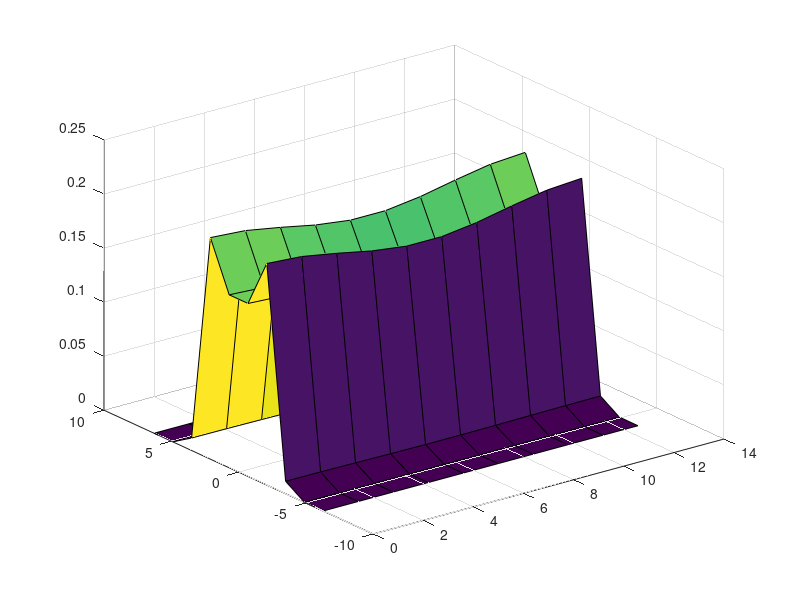

The MATLAB source for this figure: (Note: this script raises an error after producing the figure.)
%% Two stream instability simulation in one-dimensional case.
% Simulation is based on simultaneous numerical solution of Poisson and 
% Vlasov equations. 
%
% Find more information about numerical method and the example below in 
% the original paper - C.Z. Cheng and Georg Knorr "The Integration of the 
% Vlasov Equation in Configuration Space" // J. Comp. Phys. 22 (1976) 
% pp. 330-351 (DOI: 10.1016/0021-9991(76)90053-X)
% and its former improvement givenwrite in E. Sonnendrücker, J. Roche, 
% P. Bertrand, and A. Ghizzo "The Semi-Lagrangian Method for the Numerical 
% Resolution of the Vlasov Equation" // J. Comput. Phys. 149 (1999) 
% pp. 201-220 (DOI: 10.1006/jcph.1998.6148)
function Cheng_Knorr_Sonnerdrucker
clc; close all
%% Problem parameters
% Interpolation type: 'linear' corresponds to first order scheme, 
%                     'spline' Cheng-Knorr & Sonnendrücker cubic spline scheme
inter_type = 'spline';
% Number of cells for uniform phase-space grid
N = 10; M = 10;
% Problem parameters 
k = 0.5; alpha = 0.05; vmax = 2*pi;
% CFL condition
CFL = 3.8;
% End time
t_end = 15.0;
% Periodic structure length in X
L = 2*pi/k;
% Grid definition
x = linspace(0, L, N); v = linspace(-vmax, vmax, M);
dx = x(2)-x(1); dv = v(2)-v(1);
[X, V] = meshgrid(x, v); X = X'; V = V';


%% Initial conditions
f = exp(-V.^2/2)/sqrt(2*pi).*(1.0 + alpha*cos(k*X)).*V.^2;
figure;
surf(X,V,f);
% Apply periodic borders and zero at |v| beyond vmax
f(end, :) = f(2,:); f(1, :) = f(end-1, :);
f(1, :) = 0; f(end, :) = 0;
% Open maximized figure window
figure('units','normalized','outerposition',[0.25 0.25 0.55 0.55]);
set(gcf, 'doublebuffer', 'on');   
% Preallocate memory
E = zeros(size(x));
%% Start main calculation procedure
time = 0;   tic;
while (time<t_end)
    %% Estimate time step using CFL condition
    dt = CFL/(vmax/dx + max(abs(E))/dv);
    if (dt > t_end-time) dt = t_end-time; end
    
    %% Plot EDF f(x,v,t) in phase space
    pcolor(x(2:(end-1)), v(2:(end-1)), f(2:(end-1), 2:(end-1))');
    shading interp;
    axis square;
    drawnow; 
    %% X-coordinate shift at half time step
    x_SHIFT = X - V*0.5*dt;
    x_SHIFT = (x_SHIFT+L).*(x_SHIFT<=0) + (x_SHIFT-L).*(x_SHIFT>=L) + x_SHIFT.*((x_SHIFT>0)&(x_SHIFT<L));  
    f = interp2(X', V', f', x_SHIFT', V', inter_type)'; 
    % Apply periodic boundaries in X-coordinate
    f(N,:) = f(2,:);  f(1,:) = f(N-1,:);
    %% Electrical field strength from exact solution of Poisson's equation 
    %% with periodic border conditions for electric potential
    E = cumtrapz(x, trapz(v, f, 2)) - x';   E = E - mean(mean(E));
    write_poisson_info(x,v,f,E,time); 
    %% V-coordinate shift at full time step
    Vsh = V - repmat(E, 1, M)*dt;
    Vsh = Vsh.*((Vsh<vmax)&(Vsh>=-vmax));
    f = interp2(X', V', f', X', Vsh', inter_type)'; 
    % Boundary conditions
    f(:, 1) = 0; f(:, end) = 0;
    f(end, :) = f(2,:); f(1, :) = f(end-1, :);
  
    %% X-coordinate shift at half time step
    x_SHIFT = X - V*0.5*dt;
    x_SHIFT = (x_SHIFT+L).*(x_SHIFT<=0) + (x_SHIFT-L).*(x_SHIFT>=L) + x_SHIFT.*((x_SHIFT>0)&(x_SHIFT<L));  
    f = interp2(X', V', f', x_SHIFT', V', inter_type)'; 
    % Apply periodic boundaries in X-coordinate
    f(N,:) = f(2,:);  f(1,:) = f(N-1,:);
      
    %% Next time step
    time = time + dt; 
end
toc
% Final EDF plot
pcolor(x(2:(end-1)), v(2:(end-1)), f(2:(end-1), 2:(end-1))');
shading interp;
axis square;
title('Two stream instability', 'FontSize', 18);
colorbar
drawnow;